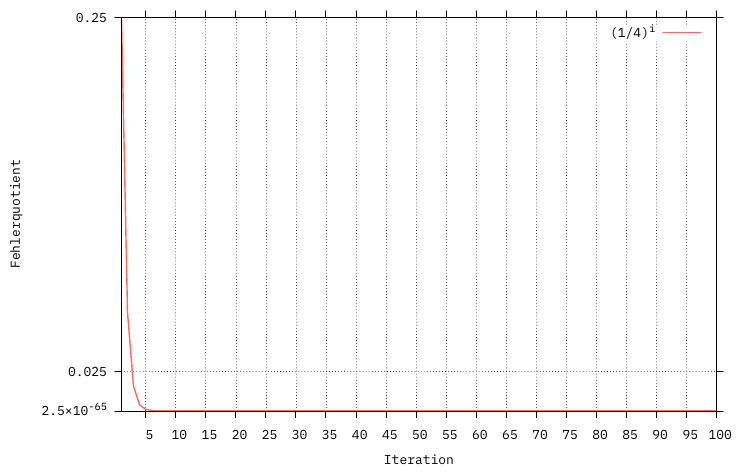

Source code (gnuplot):
set encoding utf8
set terminal pdfcairo enhanced color dashed font "IBM Plex Mono, 14" rounded size 19 cm, 12 cm

set key off
set output 'mr_error.pdf'

set xlabel "Iteration"
set ylabel "Fehlerquotient"
set autoscale x
set yrange [2.5e-65:0.25]
set grid
set autoscale y
set ytics (2.5e-65, 2.5e-2, 0.25)
set xtics 0,5,100
set tics out
set key right top

set xrange [1:100]

plot "./col" using 1:2 with line lc "#FF6961" lw 2 title "(1/4)^i"
